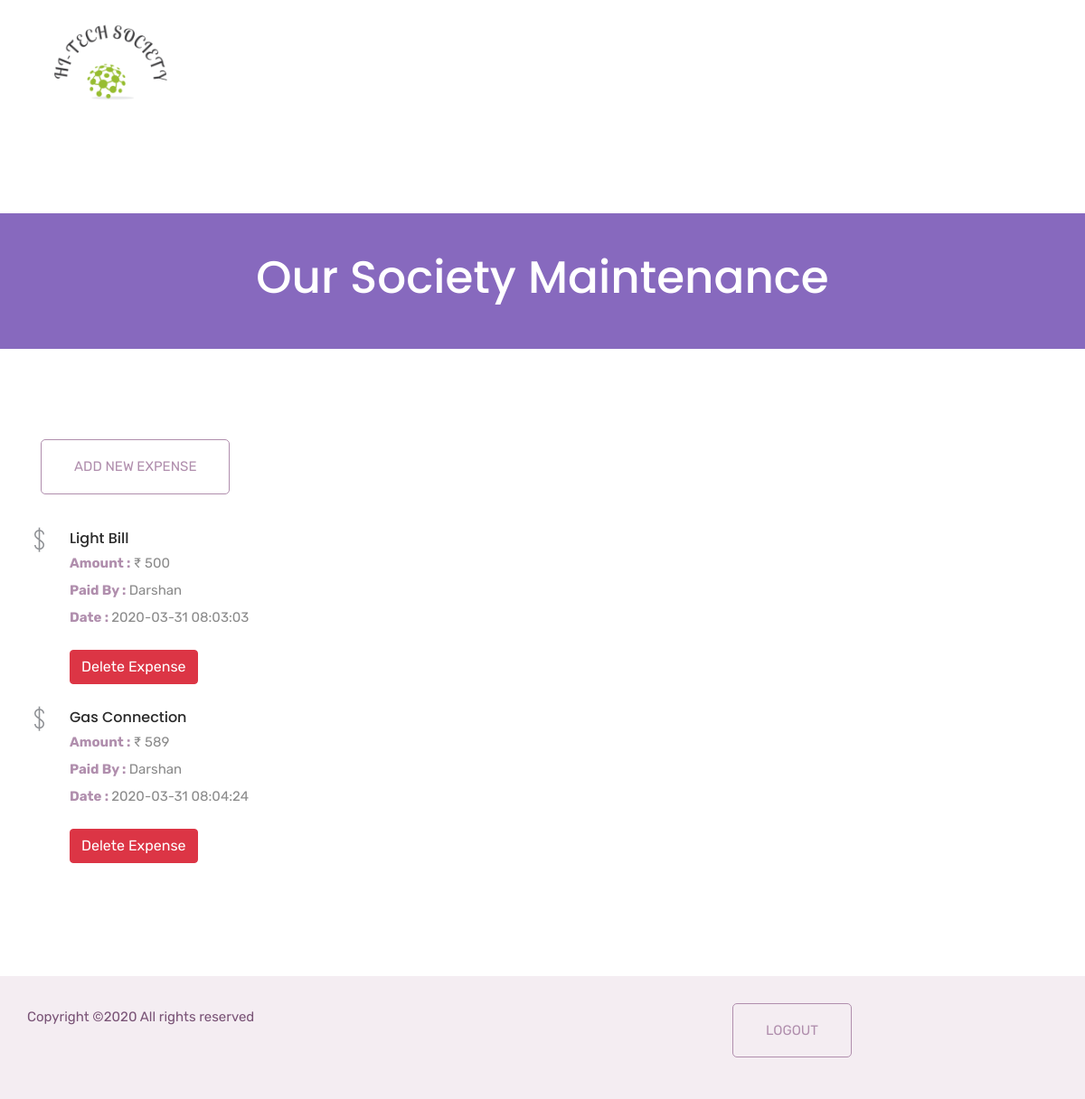
The app's page /buildingMaintenance.php (signed in) with its own data.
### tables this page shows
CREATE TABLE IF NOT EXISTS `maintenance` (
  `id` int(2) NOT NULL AUTO_INCREMENT,
  `AppartmentId` int(10) NOT NULL,
  `expense_amount` mediumint(20) NOT NULL,
  `expense_desc` varchar(200) NOT NULL,
  `expense_payer` varchar(200) NOT NULL,
  `time` timestamp NOT NULL DEFAULT CURRENT_TIMESTAMP,
  `status` int(2) NOT NULL DEFAULT '1',
  PRIMARY KEY (`id`)
);

### buildingMaintenance.php (the view, shortened to what this page needs)
<?php include('php/header.php')?>
    <section class="breadcrumb_part">
        <div class="container">
            <div class="row">
                <div class="col-lg-12">
                    <div class="breadcrumb_iner">
                        <h2>Our Society Maintenance</h2>
                    </div>
                </div>
            </div>
        </div>
    </section>
  <section class="contact-section section_padding">
    <div class="container">
 <div class="col-md-12 form-group">
                               	<button class="btn_3" data-toggle="modal" data-target="#modal-new-event">
                                    Add New Expense
     </button>
                            </div><br>
      <div class="row">
          <?php
  $qry="select * from maintenance where AppartmentId='".$_SESSION['a_id']."' and status =1";
$result = $con->query($qry);
if($result->num_rows >0){
          while($row = $result->fetch_assoc()){
          ?>
        <div class="col-lg-12">
          <div class="media contact-info">
            <span class="contact-info__icon"><i class="ti-money"></i></span>
            <div class="media-body">
              <h3><?php echo $row['expense_desc']?></h3>
              <p><b>Amount : </b>₹ <?php echo $row['expense_amount'] ?></p>
                <p><b>Paid By : </b><?php echo $row['expense_payer'] ?></p>
                <p><b>Date : </b><?php echo $row['time'] ?></p>
                 <div class="box-tools"><br>
                     <?php
$qry1="select * from users where EmailAddress='".$_SESSION['Email']."'";
$result1=$con->query($qry1);
 if($result1->num_rows > 0){
                    $row1 = $result1->fetch_assoc();
if($row1['isSecretary'] == 1){ ?>
                     <a  href="apis/expenseDelete.php?eid=<?php echo $row['id'] ?> &del=true"> <button class="btn btn-danger" data-toggle="modal" data-target="#modal-new-eventdel">Delete Expense</button></a>
<?php }}?>
		</div>
            </div>
          </div>
            </div>
            <?php
          }}
            ?>
      </div>
    </div>
  </section>
 <?php include('php/footer.php')?>

### records on screen
maintenance: expense_desc "Light Bill", expense_amount "500", expense_payer "Darshan", time "2020-03-31 08:03:03"
maintenance: expense_desc "Gas Connection", expense_amount "589", expense_payer "Darshan", time "2020-03-31 08:04:24"
